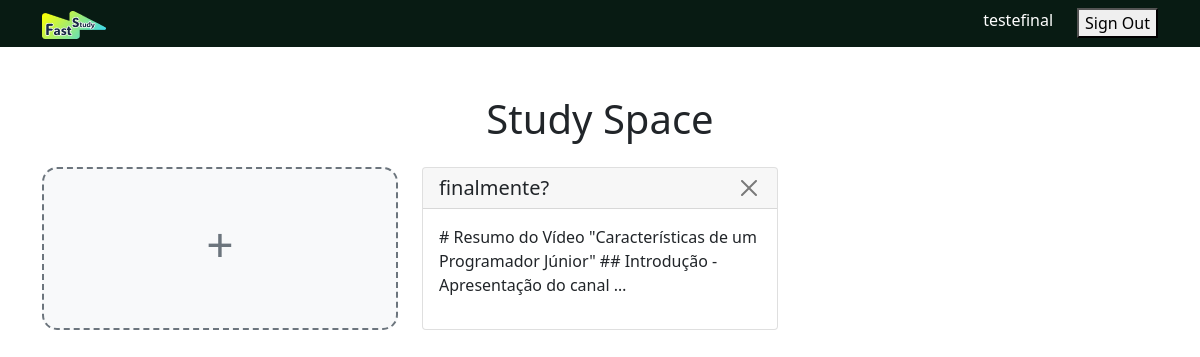
/studyspace/ (signed in), run on the app's committed database.
### studyspace/models.py (models this page shows, shortened)
class CardVideo(models.Model):
    id_video = models.CharField(max_length=100, primary_key=True)
    user = models.ForeignKey(User, on_delete=models.CASCADE, related_name='cards')
    titulo = models.CharField(max_length=200)
    resumo = models.TextField(blank=True, null=True)
    roteiro_estudos = models.TextField(blank=True, null=True)
    flashcards = models.JSONField(blank=True, null=True)  # Armazena flashcards no formato JSON
    criado_em = models.DateTimeField(auto_now_add=True)
    atualizado_em = models.DateTimeField(auto_now=True)

### studyspace/views.py (the view)
# urls.py: path('studyspace/', include('studyspace.urls')),
@csrf_exempt
@login_required
def studyspace(request):
    username = request.user.username if request.user.is_authenticated else None
    user_cards = CardVideo.objects.filter(user=request.user)
    context = {
        'cards': user_cards,
        'username': username,
    }
    return render(request, 'studyspace/studyspace.html', context)

### templates/studyspace/studyspace.html (shortened to what this page needs)
{% load static %}
{% load allauth account %}
{% load allauth i18n %}
<!DOCTYPE html>
<html lang="pt-br">
<head>
  <link href="https://cdn.jsdelivr.net/npm/bootstrap@5.0.2/dist/css/bootstrap.min.css" rel="stylesheet"
>
</head>
<body>
  <header style="background: #081B13; ">
    <nav class="navbar container d-flex justify-content-between">
      <div class="">
        <a class="navbar-brand " href="">
          <img src="{% static '/assets/LOGO.png'%}" alt="Fast Study" width="64" height="28">
        </a>
      </div>
      <div class="d-flex gap-4">
        <div class="text-white ">{{ username }}</div>
        <div>{% url 'account_logout' as action_url %}
          {% element form method="post" action=action_url no_visible_fields=True %}
          {% slot actions %}
          {% element button type="submit" %}
          {% trans 'Sign Out' %}
          {% endelement %}
          {% endslot %}
          {% endelement %}</div>
      </div>
    </nav>
  </header>
  <main>
    <div class="container mt-5">
      <h1 class="text-center mb-4">Study Space</h1>
      <div class="row row-cols-1 row-cols-md-3 g-4" id="card-gallery">
        <div class="col">
          <div class="add-card-btn d-flex align-items-center justify-content-center h-100 cursor-p" data-bs-toggle="modal" data-bs-target="#createCardModal">
            <span class="add-card-icon pb-2">+</span>
          </div>
        </div>
        {% for card in cards %}
        <div class="col">
          <div class="card h-100 cursor-p" onclick="redirectToCard('{{ card.id_video }}')">
            <div class="card-header d-flex justify-content-between align-items-center cursor-pointer">
              <h5 class="mb-0">{{ card.titulo }}</h5>
              <button type="button" class="btn-close" aria-label="Close" data-bs-toggle="modal"
                data-bs-target="#confirmDeleteModal-{{ card.id_video }}" onclick="stopRedirect(event)">
              </button>
            </div>
            <div class="card-body">
              <p>{{ card.resumo|truncatewords:15 }}</p>
            </div>
          </div>
        </div>
        {% endfor %}
      </div>
    </div>
  </main>
</body>
</html>

### templates/allauth/elements/button.html (shortened to what this page needs)
{% load allauth %}
<{% if attrs.href %}a href="{{ attrs.href }}"{% else %}button{% endif %}
{% if attrs.type %}type="{{ attrs.type }}"{% endif %}
>
</{% if attrs.href %}a{% else %}button{% endif %}>

### templates/allauth/elements/form.html (shortened to what this page needs)
{% load allauth %}
<form method="{{ attrs.method }}" action="{{ attrs.action }}">
</form>

### templates/studyspace/studyspace.html (style rules this page uses)
.add-card-btn { border: 2px dashed #6c757d; border-radius: 15px; background-color: #f8f9fa; transition: all 0.3s ease; }
.cursor-p { cursor: pointer; }
.add-card-icon { font-size: 3rem; color: #6c757d; }

### data on the page
CardVideo: titulo "finalmente?", resumo "# Resumo do Vídeo \"Características de um Programador Júnior\" ## Introdução - Apresentação do canal …"

### other printed values
{{ username }} "testefinal"
